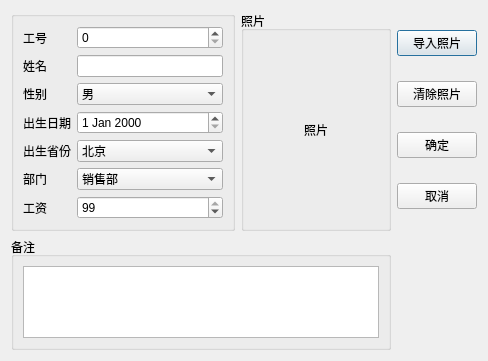
<?xml version="1.0" encoding="UTF-8"?>
<ui version="4.0">
 <class>Tdialogdata</class>
 <widget class="QDialog" name="Tdialogdata">
  <property name="geometry">
   <rect>
    <x>0</x>
    <y>0</y>
    <width>488</width>
    <height>361</height>
   </rect>
  </property>
  <property name="windowTitle">
   <string>Dialog</string>
  </property>
  <layout class="QGridLayout" name="gridLayout">
   <item row="0" column="0">
    <layout class="QHBoxLayout" name="horizontalLayout" stretch="0,0">
     <item>
      <widget class="QGroupBox" name="groupBox">
       <property name="title">
        <string/>
       </property>
       <layout class="QFormLayout" name="formLayout">
        <item row="0" column="0">
         <widget class="QLabel" name="label_8">
          <property name="text">
           <string>工号</string>
          </property>
          <property name="alignment">
           <set>Qt::AlignRight|Qt::AlignTrailing|Qt::AlignVCenter</set>
          </property>
         </widget>
        </item>
        <item row="0" column="1">
         <widget class="QSpinBox" name="spinEmpno">
          <property name="maximum">
           <number>3000</number>
          </property>
         </widget>
        </item>
        <item row="1" column="0">
         <widget class="QLabel" name="label_2">
          <property name="text">
           <string>姓名</string>
          </property>
          <property name="alignment">
           <set>Qt::AlignRight|Qt::AlignTrailing|Qt::AlignVCenter</set>
          </property>
         </widget>
        </item>
        <item row="1" column="1">
         <widget class="QLineEdit" name="editName"/>
        </item>
        <item row="2" column="0">
         <widget class="QLabel" name="label_3">
          <property name="text">
           <string>性别</string>
          </property>
          <property name="alignment">
           <set>Qt::AlignRight|Qt::AlignTrailing|Qt::AlignVCenter</set>
          </property>
         </widget>
        </item>
        <item row="2" column="1">
         <widget class="QComboBox" name="comboSex">
          <item>
           <property name="text">
            <string>男</string>
           </property>
          </item>
         </widget>
        </item>
        <item row="3" column="0">
         <widget class="QLabel" name="label_4">
          <property name="text">
           <string>出生日期</string>
          </property>
          <property name="alignment">
           <set>Qt::AlignRight|Qt::AlignTrailing|Qt::AlignVCenter</set>
          </property>
         </widget>
        </item>
        <item row="3" column="1">
         <widget class="QDateEdit" name="editBirth"/>
        </item>
        <item row="4" column="0">
         <widget class="QLabel" name="label_5">
          <property name="text">
           <string>出生省份</string>
          </property>
          <property name="alignment">
           <set>Qt::AlignRight|Qt::AlignTrailing|Qt::AlignVCenter</set>
          </property>
         </widget>
        </item>
        <item row="4" column="1">
         <widget class="QComboBox" name="comboProvince">
          <item>
           <property name="text">
            <string>北京</string>
           </property>
          </item>
          <item>
           <property name="text">
            <string>上海</string>
           </property>
          </item>
         </widget>
        </item>
        <item row="5" column="0">
         <widget class="QLabel" name="label_6">
          <property name="text">
           <string>部门</string>
          </property>
          <property name="alignment">
           <set>Qt::AlignRight|Qt::AlignTrailing|Qt::AlignVCenter</set>
          </property>
         </widget>
        </item>
        <item row="5" column="1">
         <widget class="QComboBox" name="comboDepart">
          <item>
           <property name="text">
            <string>销售部</string>
           </property>
          </item>
         </widget>
        </item>
        <item row="6" column="0">
         <widget class="QLabel" name="label_7">
          <property name="text">
           <string>工资</string>
          </property>
          <property name="alignment">
           <set>Qt::AlignRight|Qt::AlignTrailing|Qt::AlignVCenter</set>
          </property>
         </widget>
        </item>
        <item row="6" column="1">
         <widget class="QSpinBox" name="spinSalary">
          <property name="value">
           <number>99</number>
          </property>
         </widget>
        </item>
       </layout>
      </widget>
     </item>
     <item>
      <widget class="QGroupBox" name="groupBox_2">
       <property name="minimumSize">
        <size>
         <width>150</width>
         <height>0</height>
        </size>
       </property>
       <property name="title">
        <string>照片</string>
       </property>
       <property name="flat">
        <bool>false</bool>
       </property>
       <layout class="QVBoxLayout" name="verticalLayout_3">
        <item>
         <widget class="QLabel" name="labelPhoto">
          <property name="text">
           <string>照片</string>
          </property>
          <property name="alignment">
           <set>Qt::AlignCenter</set>
          </property>
         </widget>
        </item>
       </layout>
      </widget>
     </item>
    </layout>
   </item>
   <item row="0" column="1">
    <layout class="QVBoxLayout" name="verticalLayout">
     <item>
      <widget class="QPushButton" name="btnSetPhoto">
       <property name="text">
        <string>导入照片</string>
       </property>
       <property name="icon">
        <iconset resource="res.qrc">
         <normaloff>:/images/头像.png</normaloff>:/images/头像.png</iconset>
       </property>
      </widget>
     </item>
     <item>
      <widget class="QPushButton" name="btnClearPhoto">
       <property name="text">
        <string>清除照片</string>
       </property>
      </widget>
     </item>
     <item>
      <widget class="QPushButton" name="btnOk">
       <property name="text">
        <string>确定</string>
       </property>
      </widget>
     </item>
     <item>
      <widget class="QPushButton" name="btnNo">
       <property name="text">
        <string>取消</string>
       </property>
      </widget>
     </item>
    </layout>
   </item>
   <item row="1" column="0">
    <widget class="QGroupBox" name="groupBox_3">
     <property name="title">
      <string>备注</string>
     </property>
     <layout class="QVBoxLayout" name="verticalLayout_2">
      <item>
       <widget class="QPlainTextEdit" name="editMemo"/>
      </item>
     </layout>
    </widget>
   </item>
   <item row="1" column="1">
    <spacer name="verticalSpacer">
     <property name="orientation">
      <enum>Qt::Vertical</enum>
     </property>
     <property name="sizeHint" stdset="0">
      <size>
       <width>20</width>
       <height>207</height>
      </size>
     </property>
    </spacer>
   </item>
  </layout>
 </widget>
 <resources>
  <include location="res.qrc"/>
 </resources>
 <connections>
  <connection>
   <sender>btnOk</sender>
   <signal>clicked()</signal>
   <receiver>Tdialogdata</receiver>
   <slot>accept()</slot>
   <hints>
    <hint type="sourcelabel">
     <x>440</x>
     <y>125</y>
    </hint>
    <hint type="destinationlabel">
     <x>243</x>
     <y>180</y>
    </hint>
   </hints>
  </connection>
  <connection>
   <sender>btnNo</sender>
   <signal>clicked()</signal>
   <receiver>Tdialogdata</receiver>
   <slot>reject()</slot>
   <hints>
    <hint type="sourcelabel">
     <x>440</x>
     <y>169</y>
    </hint>
    <hint type="destinationlabel">
     <x>243</x>
     <y>180</y>
    </hint>
   </hints>
  </connection>
 </connections>
</ui>
